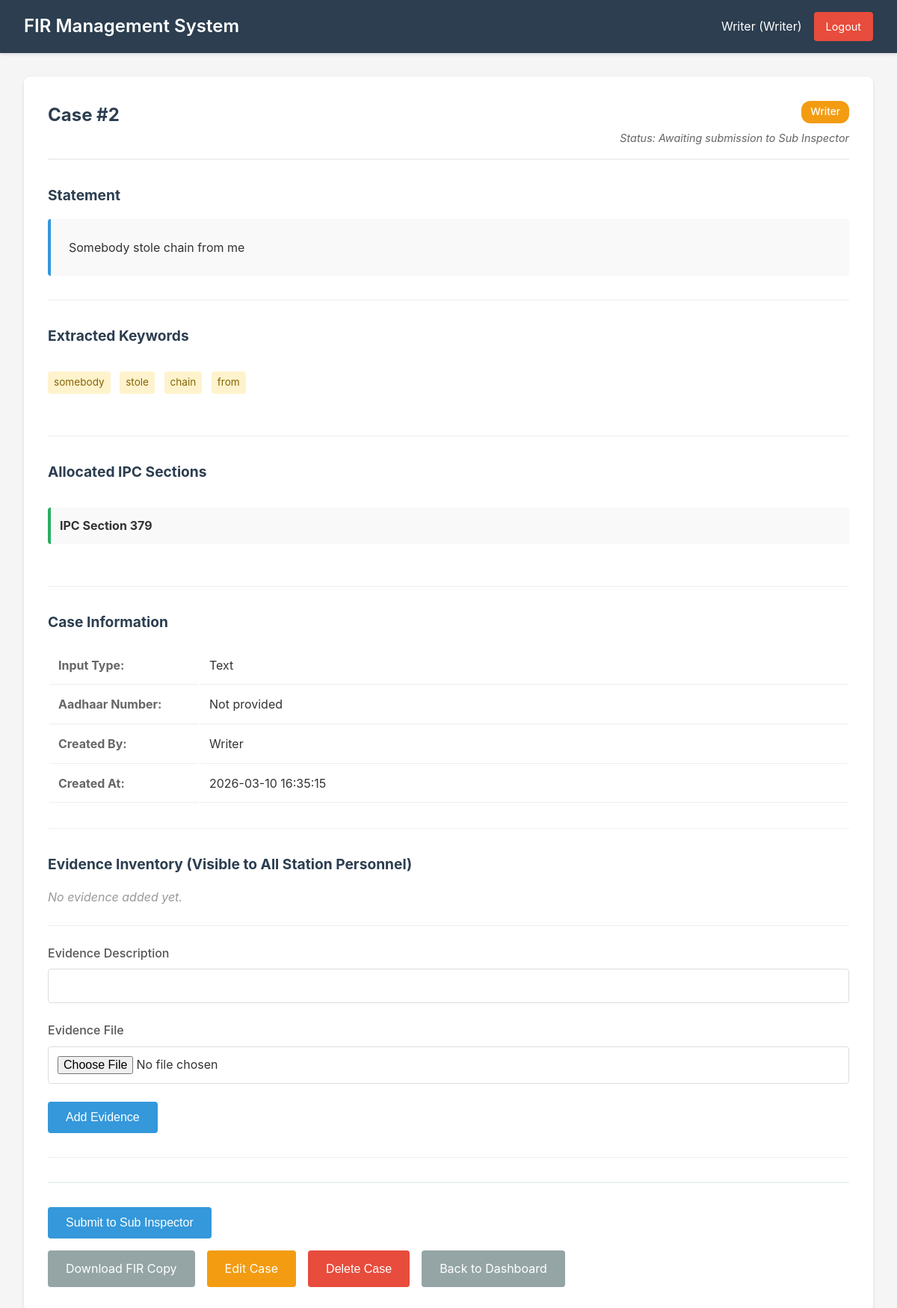
Screenshot of /case/2 (signed in) with the database file from the repository.
### models.py (models this page shows)
class User(UserMixin, db.Model):
    id = db.Column(db.Integer, primary_key=True)
    username = db.Column(db.String(80), unique=True, nullable=False)
    password_hash = db.Column(db.String(255), nullable=False)
    role = db.Column(db.String(50), nullable=False)  # writer, sub_inspector, inspector
    name = db.Column(db.String(100), nullable=False)
    created_at = db.Column(db.DateTime, default=datetime.utcnow)

class FIRCase(db.Model):
    id = db.Column(db.Integer, primary_key=True)
    case_number = db.Column(db.String(50), unique=True, nullable=True)
    statement = db.Column(db.Text, nullable=False)
    keywords = db.Column(db.Text, nullable=True)  # JSON string
    ipc_sections = db.Column(db.Text, nullable=True)  # JSON string
    status = db.Column(db.String(50), default=WorkflowStatus.WRITER.value)
    input_type = db.Column(db.String(20), nullable=False)  # audio, video, text
    aadhaar_number = db.Column(db.String(12), nullable=True, index=True)
    created_by = db.Column(db.Integer, db.ForeignKey('user.id'), nullable=False)
    created_at = db.Column(db.DateTime, default=datetime.utcnow)
    investigated_by = db.Column(db.Integer, db.ForeignKey('user.id'), nullable=True)
    investigation_date = db.Column(db.DateTime, nullable=True)
    approved_by = db.Column(db.Integer, db.ForeignKey('user.id'), nullable=True)
    approval_date = db.Column(db.DateTime, nullable=True)
    sent_to_court_date = db.Column(db.DateTime, nullable=True)
    creator = db.relationship('User', foreign_keys=[created_by], backref='created_cases')
    investigator = db.relationship('User', foreign_keys=[investigated_by], backref='investigated_cases')
    approver = db.relationship('User', foreign_keys=[approved_by], backref='approved_cases')

### app.py (the view)
@app.route('/case/<int:case_id>')
@login_required
def view_case(case_id):
    case = FIRCase.query.get_or_404(case_id)
    evidence = Evidence.query.filter_by(case_id=case_id).all()
    return render_template('case_detail.html', case=case, evidence=evidence)

### app.py (called while the page is built)
@app.template_filter('from_json')
def from_json_filter(value):
    if isinstance(value, str):
        try:
            return json.loads(value)
        except:
            return []
    return value or []

@login_manager.user_loader
def load_user(user_id):
    return User.query.get(int(user_id))

### templates/case_detail.html (shortened to what this page needs)
{% extends "base.html" %}
{% block content %}
<div class="case-detail">
    <div class="case-header">
        <h2>Case #{{ case.id }}</h2>
        <div class="case-status">
            <span class="status-badge status-{{ case.status }}">{{ case.status.replace('_', ' ').title() }}</span>
            {% if case.status == 'writer' %}
                <p class="status-description">Status: Awaiting submission to Sub Inspector</p>
            {% elif case.status == 'sub_inspector' %}
                <p class="status-description">Status: Under investigation by Sub Inspector</p>
            {% elif case.status == 'inspector' %}
                <p class="status-description">Status: Awaiting approval from Inspector</p>
            {% elif case.status == 'court' %}
                <p class="status-description">Status: Submitted to Court</p>
            {% endif %}
        </div>
    </div>
    <div class="case-info">
        <div class="info-section">
            <h3>Statement</h3>
            <div class="statement-box">{{ case.statement }}</div>
        </div>
        <div class="info-section">
            <h3>Extracted Keywords</h3>
            <div class="keywords-box">
                {% if case.keywords %}
                    {% set keywords = case.keywords|from_json %}
                    {% for keyword in keywords %}
                        <span class="keyword-badge">{{ keyword }}</span>
                    {% endfor %}
                {% else %}
                    <span class="text-muted">No keywords extracted</span>
                {% endif %}
            </div>
        </div>
        <div class="info-section">
            <h3>Allocated IPC Sections</h3>
            <div class="ipc-sections-box">
                {% if case.ipc_sections %}
                    {% set sections = case.ipc_sections|from_json %}
                    {% for section in sections %}
                        <div class="ipc-section-item">
                            <strong>IPC Section {{ section }}</strong>
                        </div>
                    {% endfor %}
                {% else %}
                    <span class="text-muted">No IPC sections allocated</span>
                {% endif %}
            </div>
        </div>
        <div class="info-section">
            <h3>Case Information</h3>
            <table class="info-table">
                <tr>
                    <td><strong>Input Type:</strong></td>
                    <td>{{ case.input_type.title() }}</td>
                </tr>
                <tr>
                    <td><strong>Aadhaar Number:</strong></td>
                    <td>{{ case.aadhaar_number or 'Not provided' }}</td>
                </tr>
                <tr>
                    <td><strong>Created By:</strong></td>
                    <td>{{ case.creator.name }}</td>
                </tr>
                <tr>
                    <td><strong>Created At:</strong></td>
                    <td>{{ case.created_at.strftime('%Y-%m-%d %H:%M:%S') }}</td>
                </tr>
            </table>
        </div>
        <div class="info-section">
            <h3>Evidence Inventory (Visible to All Station Personnel)</h3>
            {% if evidence %}
            <div class="evidence-list">
                {% for ev in evidence %}
                <div class="evidence-item">
                    <div class="evidence-info">
                        <strong>{{ ev.description }}</strong>
                        <small>Uploaded by {{ ev.uploader.name }} ({{ ev.uploader.role.replace('_', ' ').title() }}) on {{ ev.uploaded_at.strftime('%Y-%m-%d %H:%M') }}</small>
                        <div class="evidence-actions">
                            <a href="{{ url_for('view_evidence', case_id=case.id, evidence_id=ev.id) }}" target="_blank" class="btn-view-small">View File</a>
                        </div>
                    </div>
                </div>
                {% endfor %}
            </div>
            {% else %}
            <p class="text-muted">No evidence added yet.</p>
            {% endif %}
            <form id="evidenceForm" class="evidence-form">
                <div class="form-group">
                    <label for="evidence_description">Evidence Description</label>
                    <input type="text" id="evidence_description" name="description" required>
                </div>
                <div class="form-group">
                    <label for="evidence_file">Evidence File</label>
                    <input type="file" id="evidence_file" name="evidence_file" required>
                </div>
                <button type="submit" class="btn-primary">Add Evidence</button>
            </form>
        </div>
        <div class="case-actions">
            <div class="workflow-actions">
                {% if current_user.role == 'writer' and case.status == 'writer' %}
                <button onclick="submitCase()" class="btn-primary">Submit to Sub Inspector</button>
                {% elif current_user.role == 'sub_inspector' and case.status == 'sub_inspector' %}
                <button onclick="investigateCase()" class="btn-primary">Complete Investigation</button>
                {% elif current_user.role == 'inspector' and case.status == 'inspector' %}
                <button onclick="approveCase()" class="btn-primary">Approve & Send to Court</button>
                {% endif %}
            </div>
            <div class="case-management-actions">
                <a href="{{ url_for('download_case', case_id=case.id) }}" class="btn-secondary">Download FIR Copy</a>
                {% if current_user.role == 'writer' and case.created_by == current_user.id %}
                <a href="{{ url_for('edit_case', case_id=case.id) }}" class="btn-edit">Edit Case</a>
                <button onclick="deleteCase()" class="btn-delete">Delete Case</button>
                {% elif current_user.role in ['sub_inspector', 'inspector'] %}
                <a href="{{ url_for('edit_case', case_id=case.id) }}" class="btn-edit">Edit Case</a>
                <button onclick="deleteCase()" class="btn-delete">Delete Case</button>
                {% endif %}
                <a href="{{ url_for('dashboard') }}" class="btn-secondary">Back to Dashboard</a>
            </div>
        </div>
    </div>
</div>
{% endblock %}

### templates/base.html (shortened to what this page needs)
<!DOCTYPE html>
<html lang="en">
<head>
    <link rel="stylesheet" href="{{ url_for('static', filename='css/style.css') }}">
</head>
<body>
    <nav class="navbar">
        <div class="nav-container">
            <h1 class="nav-title">FIR Management System</h1>
            {% if current_user.is_authenticated %}
            <div class="nav-user">
                <span>{{ current_user.name }} ({{ current_user.role.replace('_', ' ').title() }})</span>
                <a href="{{ url_for('logout') }}" class="btn-logout">Logout</a>
            </div>
            {% endif %}
        </div>
    </nav>
    <main class="main-content">
        {% block content %}{% endblock %}
    </main>
</body>
</html>

### static/css/style.css (style rules this page uses)
* { margin: 0; padding: 0; box-sizing: border-box; }
body { font-family: -apple-system, BlinkMacSystemFont, 'Segoe UI', Roboto, Oxygen, Ubuntu, Cantarell, sans-serif; background-color: #f5f5f5; color: #333; line-height: 1.6; }
.navbar { background-color: #2c3e50; color: white; padding: 1rem 0; box-shadow: 0 2px 4px rgba(0,0,0,0.1); }
.nav-container { max-width: 1200px; margin: 0 auto; padding: 0 2rem; display: flex; justify-content: space-between; align-items: center; }
.nav-title { font-size: 1.5rem; font-weight: 600; }
.nav-user { display: flex; align-items: center; gap: 1rem; }
.btn-logout { background-color: #e74c3c; color: white; padding: 0.5rem 1rem; text-decoration: none; border-radius: 4px; font-size: 0.9rem; }
.main-content { max-width: 1200px; margin: 2rem auto; padding: 0 2rem; }
.form-group { margin-bottom: 1.5rem; }
.form-group label { display: block; margin-bottom: 0.5rem; font-weight: 500; color: #555; }
.form-group input, .form-group select, .form-group textarea { width: 100%; padding: 0.75rem; border: 1px solid #ddd; border-radius: 4px; font-size: 1rem; font-family: inherit; }
.btn-primary { background-color: #3498db; color: white; padding: 0.75rem 1.5rem; border: none; border-radius: 4px; cursor: pointer; font-size: 1rem; text-decoration: none; display: inline-block; }
.btn-secondary { background-color: #95a5a6; color: white; padding: 0.75rem 1.5rem; border: none; border-radius: 4px; cursor: pointer; font-size: 1rem; text-decoration: none; display: inline-block; }
.status-badge { padding: 0.25rem 0.75rem; border-radius: 12px; font-size: 0.85rem; font-weight: 500; }
.status-writer { background-color: #f39c12; color: white; }
.keyword-badge { display: inline-block; background-color: #fff3cd; color: #856404; padding: 0.25rem 0.5rem; border-radius: 4px; font-size: 0.85rem; margin-right: 0.5rem; margin-bottom: 0.5rem; }
.text-muted { color: #999; font-style: italic; }
.case-detail { background: white; padding: 2rem; border-radius: 8px; box-shadow: 0 2px 4px rgba(0,0,0,0.1); }
.case-header { display: flex; justify-content: space-between; align-items: flex-start; margin-bottom: 2rem; padding-bottom: 1rem; border-bottom: 2px solid #ecf0f1; }
.case-status { display: flex; flex-direction: column; align-items: flex-end; gap: 0.5rem; }
.status-description { font-size: 0.9rem; color: #666; margin: 0; font-style: italic; }
.case-header h2 { color: #2c3e50; }
.info-section { margin-bottom: 2rem; padding-bottom: 2rem; border-bottom: 1px solid #ecf0f1; }
.info-section h3 { color: #2c3e50; margin-bottom: 1rem; font-size: 1.2rem; }
.statement-box { background-color: #f9f9f9; padding: 1.5rem; border-radius: 4px; border-left: 4px solid #3498db; white-space: pre-wrap; line-height: 1.8; }
.keywords-box, .ipc-sections-box { padding: 1rem 0; }
.ipc-section-item { background-color: #f9f9f9; padding: 0.75rem; margin-bottom: 0.5rem; border-radius: 4px; border-left: 4px solid #27ae60; }
.info-table { width: 100%; }
.info-table td { padding: 0.75rem; border-bottom: 1px solid #eee; }
.info-table td:first-child { width: 200px; color: #666; }
.evidence-form { margin-top: 1.5rem; padding-top: 1.5rem; border-top: 1px solid #eee; }
.case-actions { margin-top: 2rem; padding-top: 2rem; border-top: 2px solid #ecf0f1; display: flex; flex-direction: column; gap: 1rem; }
.workflow-actions { display: flex; gap: 1rem; }
.case-management-actions { display: flex; gap: 1rem; flex-wrap: wrap; }
.btn-edit { background-color: #f39c12; color: white; padding: 0.75rem 1.5rem; border: none; border-radius: 4px; cursor: pointer; font-size: 1rem; text-decoration: none; display: inline-block; }
.btn-delete { background-color: #e74c3c; color: white; padding: 0.75rem 1.5rem; border: none; border-radius: 4px; cursor: pointer; font-size: 1rem; }

### rows the page displays
User: name "Writer", role.replace "Writer", creator.name "Writer"
FIRCase: id "2", status.replace "Writer", statement "Somebody stole chain from me", input_type "Text", aadhaar_number "Not provided", created_at "2026-03-10 16:35:15"

### other values shown
{{ keyword }} "somebody" "stole" "chain" "from"
{{ section }} "379"
